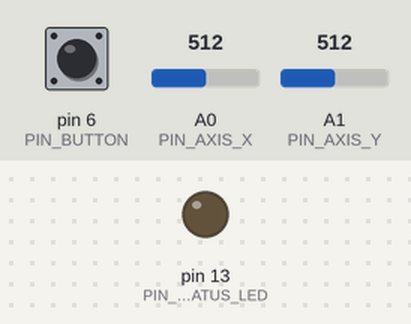
Recording of a sketch running on a simulated Arduino Leonardo, built with avr-gcc and run on an emulated ATmega32U4. On the bench: output pins drawn as LEDs (lit = HIGH). Dashed ring = blinking. The inputs (shaded band) are chosen by the test bench; at power-on: pin 6 (PIN_BUTTON) HIGH, A0 (PIN_AXIS_X) = 512, A1 (PIN_AXIS_Y) = 512. USB keyboard and mouse output is not drawn.

Above: at 1.5 s.
1.6 s: pin 6 (PIN_BUTTON) pulled LOW for 1 s
At 3.6 s:
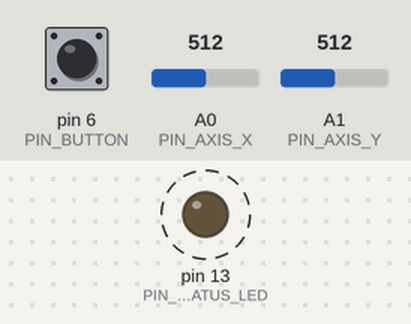
4.1 s: pin 6 (PIN_BUTTON) pulled LOW for 3.2 s
At 4.7 s:
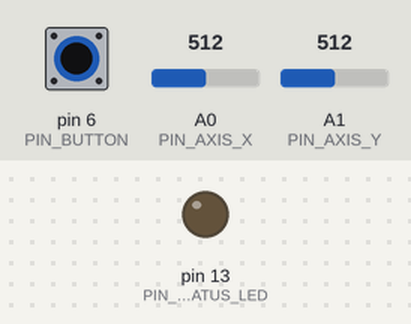
Timing chart, 0 to 8.8 s (numbered marks = the images above; inputs shaded):
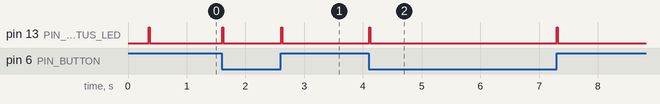

The sketch:

EDJoystick.ino
```cpp
// ***************************************************************************************
// *
// * Core      | Everything within this document is proprietary to Core Dynamics.
// * Dynamics  | Any unauthorized duplication will be subject to prosecution.
// *
// * Department : (R+D)^2
// * Sub Dept: Programming
// * Location ID: 856-45B
// * (c) 2856 - 2857 Core Dynamics
// ***************************************************************************************
// * PROJECTID: /*+T,&j<\&59    Revision: 00000002.12A
// *
// * Dependencies:
// * - Joystick.h (V2.0) by Matthew Heironimus
// * Source: https://github.com/MHeironimus/ArduinoJoystickLibrary
// *
// * Rev 00000002.12A
// *   - Fixed: holding the stick steadily off-center could get adopted as
// *     the new center by periodic recalibration, since "idle" only checked
// *     for no change, not nearness to center. Recalibration now also
// *     requires the stick to be resting within RECALIBRATION_CENTER_TOLERANCE
// *     deadzone-widths of center.
// *
// * Rev 00000002.11A
// *   - Added VIEW_DATA debug toggle: prints live axis/deadzone/button
// *     values plus calibration results to Serial when enabled.
// *
// * Rev 00000002.10A
// *   - Deadzone is now self-tuning: grows instantly on new jitter, eases
// *     down gradually otherwise, floored at DEADZONE_MINIMUM. Combines
// *     with periodic recalibration to shrink the deadzone over time on
// *     cheap/high-tolerance sticks without reintroducing drift.
// *
// * Rev 00000002.09A
// *   - Added periodic recalibration: the controller will now recenter
// *     itself while idle (see ENABLE_PERIODIC_RECALIBRATION) instead of
// *     only calibrating once at boot.
// *
// * Rev 00000002.08A
// *   - Readability pass: user-configurable values collected into one block up
// *     top, functions documented, dead code and unused variables removed.
// *     No behavior change from 00000002.07A.
// ***************************************************************************************

#include "Joystick.h"

/* =========================================================================
   USER CONFIGURATION
   Everything a modder is likely to want to change lives here. Nothing
   below this block needs to be touched for normal tuning.
   ========================================================================= */

// --- Pins ---
const int PIN_AXIS_X     = A0;
const int PIN_AXIS_Y     = A1;
const int PIN_BUTTON     = 6;
const int PIN_STATUS_LED = LED_BUILTIN;

// --- Power ---
// The joystick's raw 0-1023 analog reading is multiplied by this before use.
// Set to 1.0 if the joystick is wired to 5V, or 1.5151 if wired to 3.3V.
const float VOLTAGE_SCALE = 1.5151;

// --- Axis Direction ---
// Flip an axis if pushing the stick moves the reported value the wrong way.
const bool INVERT_X = false;
const bool INVERT_Y = true;

// --- Response Curve ---
// When ENABLE_PRECISION_CURVE is false, axis output is linear (raw position,
// scaled by LINEAR_SCALE). When true, a dual-slope curve is used instead:
// fine control near center (CURVE_INNER_SLOPE) and coarser control beyond
// CURVE_BREAKPOINT (CURVE_OUTER_SLOPE). Both are compile-time options.
const bool  ENABLE_PRECISION_CURVE = false;
const int   CURVE_INNER_SLOPE      = 4;    // e.g. 4 = quarter-speed near center
const int   CURVE_OUTER_SLOPE      = 2;    // e.g. 2 = half-speed past the breakpoint
const int   CURVE_BREAKPOINT       = 256;  // |value| (0-512) where the slope switches
const float LINEAR_SCALE           = 1.0;  // divisor applied when the curve is off

// Snap to full deflection (+-512) once the stick is within EDGE_SNAP_MARGIN
// of its limit. Applies whether or not the precision curve is enabled.
const bool ENABLE_EDGE_SNAP = false;
const int  EDGE_SNAP_MARGIN = 12;

// --- Button Behavior ---
// false: PIN_BUTTON reports as a normal joystick fire button.
// true:  PIN_BUTTON instead toggles "half precision" mode on press, which
//        halves both axes' output for finer control (see loop() step 5).
const bool BUTTON_TOGGLES_HALF_PRECISION = false;

// --- Deadzone Self-Tuning ---
// Cheap sticks can have a lot of center jitter, so the deadzone is measured
// during calibration rather than fixed. It grows immediately if a
// calibration observes more jitter than it currently covers (drift safety
// first), but only eases downward gradually across repeated calibrations -
// see calibrateCenter() - so a single unusually quiet sample window can't
// snap it too tight. Higher DEADZONE_SHRINK_DIVISOR = more cautious/slower
// shrinking.
const int DEADZONE_SHRINK_DIVISOR = 4;
const int DEADZONE_MINIMUM        = 2;

// --- Timing ---
// Delay (ms) between read/report cycles, and between calibration samples at boot.
const int LOOP_INTERVAL_MS = 15;

// --- Debug Output ---
// When true, prints the live raw/processed axis values, deadzone, button
// state, and calibration results to Serial once per loop, so you can watch
// what the controller is doing (e.g. in the Arduino IDE's Serial Monitor).
// Flip back to false once you're happy with the tuning - no need to remove
// the code.
const bool VIEW_DATA      = false;
const long VIEW_DATA_BAUD = 115200;

// --- Periodic Recalibration ---
// The initial boot-time calibration can go stale (temperature, humidity, the
// stick just settling with use). When enabled, the controller will quietly
// recenter itself using the same logic as the boot calibration, but only
// while the stick is idle - never while it's actively being moved.
const bool ENABLE_PERIODIC_RECALIBRATION = true;

// How long the reported position must go unchanged before the stick is
// considered "at rest" and eligible for recalibration.
const unsigned long RECALIBRATION_IDLE_MS = 3000UL;       // 3 seconds

// Minimum time between recalibrations, even if idle the whole time.
const unsigned long RECALIBRATION_INTERVAL_MS = 300000UL; // 5 minutes

// A calibration is skipped if the stick is currently resting more than this
// many deadzone-widths away from center - e.g. held off to one side and left
// there. Without this, "unchanged for RECALIBRATION_IDLE_MS" alone can't
// tell "parked off-center" apart from "genuinely at rest."
const int RECALIBRATION_CENTER_TOLERANCE = 2; // e.g. 2 = must be within 2x deadZone of center

/* =========================================================================
   Joystick Device
   Structural setup (button/axis count) - edit here if adding more buttons
   or axes, alongside the matching handling code in loop().
   ========================================================================= */

Joystick_ Joystick(
  JOYSTICK_DEFAULT_REPORT_ID,
  JOYSTICK_TYPE_JOYSTICK,
  1, 0,                  // 1 button, 0 hats
  true, true, false,     // X, Y enabled, Z disabled
  false, false, false,   // Rx, Ry, Rz disabled
  false, false,          // Rudder, Throttle disabled
  false, false, false    // Accelerator, Brake, Steering disabled
);

/* =========================================================================
   Runtime State (internal - no need to edit)
   ========================================================================= */

// Learned at boot by calibrateCenter(), to correct for a stick that doesn't
// rest exactly at the analog midpoint.
int xCenterOffset = 0;
int yCenterOffset = 0;

// Deadzone radius; starts at a small fallback and is self-tuned by
// calibrateCenter() to the smallest value that still covers the stick's
// observed rest jitter (see DEADZONE_SHRINK_DIVISOR).
int deadZone = 5;

// 3-sample rolling average buffers, indexed by sampleIndex (see readSmoothed).
int xSamples[3] = {0, 0, 0};
int ySamples[3] = {0, 0, 0};
int sampleIndex = 0;

// Last values actually sent to the host, so we only transmit on real change.
int lastReportedX = -1;
int lastReportedY = -1;
int lastButtonPin = HIGH;

// Current half-precision state, toggled by the button when
// BUTTON_TOGGLES_HALF_PRECISION is enabled.
bool halfPrecisionActive = false;

// Status LED animation phase: 0 = idle/steady, 2 = settle-back-to-steady is
// due next frame. See loop() step 6 for the full explanation.
int ledPhase = 0;

// Timestamps used to decide when it's safe to recalibrate (see loop() step 11).
unsigned long lastMovementMillis    = 0;
unsigned long lastCalibrationMillis = 0;

// Tracks whether we've already printed a "skipped, off-center" debug line
// for the current idle stretch, so it logs once instead of every frame.
bool recalSkipAnnounced = false;

/* =========================================================================
   Helpers
   ========================================================================= */

// Returns -1, 0, or +1 for the sign of val. (0 stays 0 rather than dividing by it.)
float signOf(float val) {
  if (val > 0) return 1.0;
  if (val < 0) return -1.0;
  return 0.0;
}

// Takes one new raw reading into the rolling buffer and returns the
// 3-sample average, to smooth out single-read analog noise.
float readSmoothed(int pin, int sampleSet[], int index) {
  sampleSet[index] = analogRead(pin) * VOLTAGE_SCALE;

  int sum = 0;
  for (int i = 0; i < 3; i++) {
    sum += sampleSet[i];
  }
  return (float)sum / 3.0f;
}

// Clamps a value to the joystick's +-512 reporting range.
float clampToRange(float val) {
  if (val < -512.0) return -512.0;
  if (val >  512.0) return  512.0;
  return val;
}

// Dual-slope precision curve: fine control near center, coarser control past
// CURVE_BREAKPOINT, optionally snapped to full deflection near the edge.
float applyPrecisionCurve(float val) {
  float absVal = abs(val);
  float sign = signOf(val);

  if (ENABLE_EDGE_SNAP && absVal > (512 - EDGE_SNAP_MARGIN)) {
    return sign * 512;
  }
  if (absVal < CURVE_BREAKPOINT) {
    return val / CURVE_INNER_SLOPE;
  }
  return (val / CURVE_OUTER_SLOPE) - (sign * (CURVE_BREAKPOINT / CURVE_INNER_SLOPE));
}

// Straight-line response (scaled by LINEAR_SCALE), with the same optional edge snap.
float applyLinear(float val) {
  float absVal = abs(val);
  float sign = signOf(val);

  if (ENABLE_EDGE_SNAP && absVal > (512 - EDGE_SNAP_MARGIN)) {
    return sign * 512;
  }
  return val / LINEAR_SCALE;
}

// Samples both axes for a short window to find their true center and how
// much they drift/jitter while at rest, so the deadzone can absorb that.
// `reason` is just a label for the VIEW_DATA log (e.g. "BOOT" or "IDLE").
void calibrateCenter(const char* reason) {
  int previousDeadZone = deadZone;

  float xMin = 9999, xMax = -9999;
  float yMin = 9999, yMax = -9999;

  for (int i = 0; i < 20; i++) {
    float xErr = 512.0 - analogRead(PIN_AXIS_X) * VOLTAGE_SCALE;
    float yErr = 512.0 - analogRead(PIN_AXIS_Y) * VOLTAGE_SCALE;

    xMin = min(xMin, xErr);
    xMax = max(xMax, xErr);
    yMin = min(yMin, yErr);
    yMax = max(yMax, yErr);

    delay(LOOP_INTERVAL_MS);
  }

  xCenterOffset = (xMin + xMax) / 2;
  yCenterOffset = (yMin + yMax) / 2;

  int observedJitter = (int)(max(xMax - xMin, yMax - yMin)) + 2;

  if (observedJitter > deadZone) {
    // Worse jitter than we've been covering - adopt it right away.
    deadZone = observedJitter;
  } else {
    // Quieter than before - ease toward it instead of snapping down, so one
    // lucky quiet sample window can't make the deadzone too tight.
    int step = (deadZone - observedJitter) / DEADZONE_SHRINK_DIVISOR;
    if (step < 1) step = 1;
    deadZone -= step;
    if (deadZone < observedJitter) deadZone = observedJitter;
  }

  if (deadZone < DEADZONE_MINIMUM) {
    deadZone = DEADZONE_MINIMUM;
  }

  if (VIEW_DATA) {
    Serial.print(F("[CALIBRATE:"));
    Serial.print(reason);
    Serial.print(F("] xOffset="));
    Serial.print(xCenterOffset);
    Serial.print(F(" yOffset="));
    Serial.print(yCenterOffset);
    Serial.print(F(" deadZone="));
    Serial.print(previousDeadZone);
    Serial.print(F(" -> "));
    Serial.println(deadZone);
  }
}

/* =========================================================================
   Setup / Loop
   ========================================================================= */

void setup() {
  if (VIEW_DATA) {
    Serial.begin(VIEW_DATA_BAUD);
    // Give the Serial Monitor a few seconds to connect so the boot
    // calibration line below isn't lost. Bounded, so normal use (and any
    // run without a monitor attached) is never held up for long.
    unsigned long serialWaitStart = millis();
    while (!Serial && (millis() - serialWaitStart) < 3000UL) {
      ; // waiting for the host to open the port
    }
  }

  Joystick.begin(false);  // manual sendState() - only transmit on real changes
  pinMode(PIN_BUTTON, INPUT_PULLUP);
  pinMode(PIN_STATUS_LED, OUTPUT);

  Joystick.setXAxis(512);
  Joystick.setYAxis(512);
  Joystick.sendState();

  calibrateCenter("BOOT");

  // Prime the rolling-average buffers so the first loop() reads aren't
  // skewed toward zero by empty buffer slots.
  for (int i = 0; i < 3; i++) {
    readSmoothed(PIN_AXIS_X, xSamples, sampleIndex);
    readSmoothed(PIN_AXIS_Y, ySamples, sampleIndex);
    sampleIndex = (sampleIndex + 1) % 3;
    delay(LOOP_INTERVAL_MS);
  }

  lastMovementMillis    = millis();
  lastCalibrationMillis = millis();
}

void loop() {
  // 1. Read + smooth both axes.
  float rawX = readSmoothed(PIN_AXIS_X, xSamples, sampleIndex);
  float rawY = readSmoothed(PIN_AXIS_Y, ySamples, sampleIndex);
  sampleIndex = (sampleIndex + 1) % 3;

  // 2. Center, tune, and invert.
  float x = rawX - 512 + xCenterOffset;
  float y = rawY - 512 + yCenterOffset;
  if (INVERT_X) x = -x;
  if (INVERT_Y) y = -y;

  // Raw offset from center, before the deadzone zeroes small values out -
  // kept around for the recalibration center-check in step 11.
  float centeredX = x;
  float centeredY = y;

  // 3. Deadzone: snap small jitter around center to exactly zero.
  if (abs(x) < deadZone) x = 0;
  if (abs(y) < deadZone) y = 0;

  // 4. Response curve, then clamp to the valid reporting range.
  if (ENABLE_PRECISION_CURVE) {
    x = applyPrecisionCurve(x);
    y = applyPrecisionCurve(y);
  } else {
    x = applyLinear(x);
    y = applyLinear(y);
  }
  x = clampToRange(x);
  y = clampToRange(y);

  // 5. Half-precision mode, if the button is toggling it.
  if (halfPrecisionActive) {
    x *= 0.5f;
    y *= 0.5f;
  }

  // 6. Map back to the joystick's 0-1023 HID range.
  int reportX = (int)x + 512;
  int reportY = (int)y + 512;
  int buttonPin = digitalRead(PIN_BUTTON);

  // 7. Stage the axes for transmission only if they actually moved.
  bool changed = false;
  if (reportX != lastReportedX || reportY != lastReportedY) {
    Joystick.setXAxis(reportX);
    Joystick.setYAxis(reportY);
    lastReportedX = reportX;
    lastReportedY = reportY;
    changed = true;
  }

  // 8. Button: either a normal fire button, or a half-precision toggle.
  if (buttonPin != lastButtonPin) {
    if (BUTTON_TOGGLES_HALF_PRECISION) {
      lastButtonPin = buttonPin;
      if (buttonPin == LOW) {  // active-low pullup: toggle on press, not release
        halfPrecisionActive = !halfPrecisionActive;
        changed = true;
      }
    } else {
      Joystick.setButton(0, buttonPin == LOW);  // active-low pullup
      lastButtonPin = buttonPin;
      changed = true;
    }
  }

  // 9. Transmit only when something actually changed.
  if (changed) {
    Joystick.sendState();
  }

  // 10. Status LED: steady state reflects halfPrecisionActive (on/off), and
  //     blips to the opposite value for one frame whenever a report was
  //     just sent, then settles back to steady on the following frame.
  //     A fresh change always takes priority over a pending settle.
  if (changed) {
    digitalWrite(PIN_STATUS_LED, halfPrecisionActive ? LOW : HIGH);
    ledPhase = 2;
  } else if (ledPhase == 2) {
    digitalWrite(PIN_STATUS_LED, halfPrecisionActive ? HIGH : LOW);
    ledPhase = 0;
  }

  // 11. Periodic recalibration: track how long it's been since anything
  //     changed (axis or button). If the stick has sat idle long enough,
  //     and enough time has passed since the last calibration, recenter.
  //     "Idle" is judged by the report going unchanged, not by it reading
  //     exactly center - that way a stick that has drifted off center while
  //     genuinely at rest can still be caught and corrected.
  if (changed) {
    lastMovementMillis = millis();
    recalSkipAnnounced = false;
  }

  if (ENABLE_PERIODIC_RECALIBRATION) {
    unsigned long idleFor = millis() - lastMovementMillis;
    unsigned long sinceLastCalibration = millis() - lastCalibrationMillis;

    if (idleFor >= RECALIBRATION_IDLE_MS && sinceLastCalibration >= RECALIBRATION_INTERVAL_MS) {
      int recalTolerance = deadZone * RECALIBRATION_CENTER_TOLERANCE;
      bool nearCenter = abs(centeredX) <= recalTolerance && abs(centeredY) <= recalTolerance;

      if (nearCenter) {
        if (VIEW_DATA) {
          Serial.print(F("[RECAL] idle for "));
          Serial.print(idleFor);
          Serial.println(F("ms, recalibrating..."));
        }
        calibrateCenter("IDLE");
        lastCalibrationMillis = millis();
      } else if (VIEW_DATA && !recalSkipAnnounced) {
        Serial.print(F("[RECAL] skipped - resting off-center (X="));
        Serial.print(centeredX, 1);
        Serial.print(F(" Y="));
        Serial.print(centeredY, 1);
        Serial.print(F(", tolerance=+-"));
        Serial.print(recalTolerance);
        Serial.println(F(")"));
        recalSkipAnnounced = true;
      }
    }
  }

  // 12. Live debug dump - see VIEW_DATA above.
  if (VIEW_DATA) {
    Serial.print(F("X raw="));
    Serial.print(rawX, 1);
    Serial.print(F(" out="));
    Serial.print(reportX);
    Serial.print(F(" | Y raw="));
    Serial.print(rawY, 1);
    Serial.print(F(" out="));
    Serial.print(reportY);
    Serial.print(F(" | deadZone="));
    Serial.print(deadZone);
    Serial.print(F(" | btn="));
    Serial.print(buttonPin);
    Serial.print(F(" | halfPrecision="));
    Serial.print(halfPrecisionActive);
    Serial.print(F(" | sent="));
    Serial.println(changed);
  }

  delay(LOOP_INTERVAL_MS);
}
```

Measured:
- after the input at 1.6 s, pin 13 (PIN_STATUS_LED): alternates HIGH for 0.02 s and LOW for 0.99 s, starting at once
- after the input at 4.1 s, pin 13 (PIN_STATUS_LED): alternates HIGH for 0.02 s and LOW for 3.2 s, 4 changes in all, then stays LOW, starting at once
